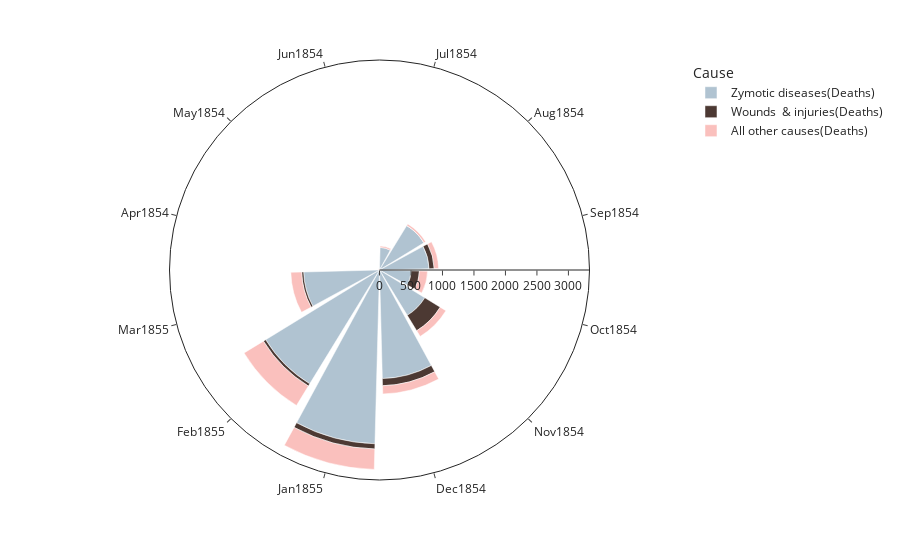

Notebook code for this chart:
### Code cell
colors = ['#b0c3d1', '#4c3933', '#fac0bd']

fig1 = px.bar_polar(
    df1, 
    r = 'Deaths',
    color = 'Cause', 
    theta = 'Date',
    start_angle = 165,
    color_discrete_sequence = colors,
    template = 'simple_white'
)

fig1.show()

### Figure 1 — Plotly figure (JSON) as saved in the notebook; plotly's stock layout.template omitted (floating-point values rounded to 4 significant figures)
{"data": [{"hovertemplate": "Cause=Zymotic diseases(Deaths)<br>Deaths=%{r}<br>Date=%{theta}<extra></extra>", "legendgroup": "Zymotic diseases(Deaths)", "marker": {"color": "#b0c3d1", "pattern": {"shape": ""}}, "name": "Zymotic diseases(Deaths)", "r": [1, 12, 11, 359, 828, 788, 503, 844, 1725, 2761, 2120, 1205], "showlegend": true, "subplot": "polar", "theta": ["Apr1854", "May1854", "Jun1854", "Jul1854", "Aug1854", "Sep1854", "Oct1854", "Nov1854", "Dec1854", "Jan1855", "Feb1855", "Mar1855"], "type": "barpolar"}, {"hovertemplate": "Cause=Wounds  & injuries(Deaths)<br>Deaths=%{r}<br>Date=%{theta}<extra></extra>", "legendgroup": "Wounds  & injuries(Deaths)", "marker": {"color": "#4c3933", "pattern": {"shape": ""}}, "name": "Wounds  & injuries(Deaths)", "r": [0, 0, 0, 0, 1, 81, 132, 287, 114, 83, 42, 32], "showlegend": true, "subplot": "polar", "theta": ["Apr1854", "May1854", "Jun1854", "Jul1854", "Aug1854", "Sep1854", "Oct1854", "Nov1854", "Dec1854", "Jan1855", "Feb1855", "Mar1855"], "type": "barpolar"}, {"hovertemplate": "Cause=All other causes(Deaths)<br>Deaths=%{r}<br>Date=%{theta}<extra></extra>", "legendgroup": "All other causes(Deaths)", "marker": {"color": "#fac0bd", "pattern": {"shape": ""}}, "name": "All other causes(Deaths)", "r": [5, 9, 6, 23, 30, 70, 128, 106, 131, 324, 361, 172], "showlegend": true, "subplot": "polar", "theta": ["Apr1854", "May1854", "Jun1854", "Jul1854", "Aug1854", "Sep1854", "Oct1854", "Nov1854", "Dec1854", "Jan1855", "Feb1855", "Mar1855"], "type": "barpolar"}], "layout": {"barmode": "relative", "legend": {"title": {"text": "Cause"}, "tracegroupgap": 0}, "margin": {"t": 60}, "polar": {"angularaxis": {"direction": "clockwise", "rotation": 165}, "domain": {"x": [0, 1], "y": [0, 1]}}}}
